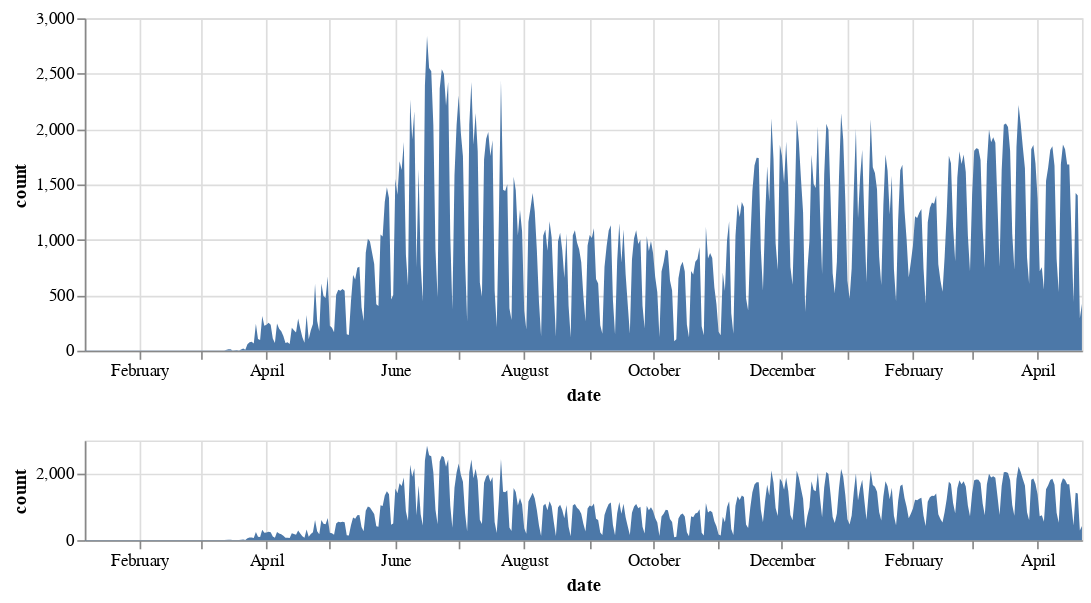

Notebook code for this chart:
### Code cell
source = diario_natal_df

brush = alt.selection(type='interval', encodings=['x'])

base = alt.Chart(source).mark_area().encode(
    x = 'date:T',
    y = 'count:Q'
).properties(
    width=600,
    height=200
)

upper = base.encode(
    alt.X('date:T', scale=alt.Scale(domain=brush))
)

lower = base.properties(
    height=60
).add_selection(brush)

upper & lower

### Figure 1 — Vega-Lite specification as saved in the notebook (floating-point values rounded to 4 significant figures; data arrays with more than 128 entries replaced by an {"elided": "..."} marker saying what was removed)
{"config": {"view": {"continuousWidth": 400, "continuousHeight": 300}}, "vconcat": [{"mark": "area", "encoding": {"x": {"type": "temporal", "field": "date", "scale": {"domain": {"selection": "selector002"}}}, "y": {"type": "quantitative", "field": "count"}}, "height": 200, "width": 600}, {"mark": "area", "encoding": {"x": {"type": "temporal", "field": "date"}, "y": {"type": "quantitative", "field": "count"}}, "height": 60, "selection": {"selector002": {"type": "interval", "encodings": ["x"]}}, "width": 600}], "data": {"name": "data-7dc5869c8e75fd9590dc96d87ba03a2f"}, "$schema": "https://vega.github.io/schema/vega-lite/v4.8.1.json", "datasets": {"data-7dc5869c8e75fd9590dc96d87ba03a2f": {"elided": "416 records"}}}
